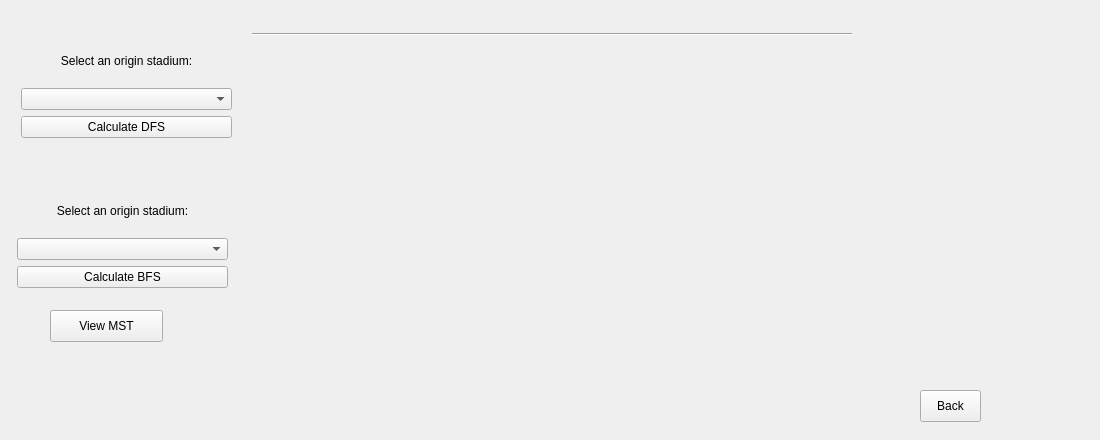
     <widget class="QWidget" name="GraphTraversals">
      <widget class="QPushButton" name="viewMSTButton">
       <property name="geometry">
        <rect>
         <x>50</x>
         <y>310</y>
         <width>113</width>
         <height>32</height>
        </rect>
       </property>
       <property name="text">
        <string>View MST</string>
       </property>
      </widget>
      <widget class="QWidget" name="layoutWidget_2">
       <property name="geometry">
        <rect>
         <x>17</x>
         <y>190</y>
         <width>211</width>
         <height>98</height>
        </rect>
       </property>
       <layout class="QVBoxLayout" name="verticalLayout_3">
        <item>
         <widget class="QLabel" name="label_3">
          <property name="styleSheet">
           <string notr="true">QLabel {
background: none
}</string>
          </property>
          <property name="text">
           <string>Select an origin stadium:</string>
          </property>
          <property name="alignment">
           <set>Qt::AlignCenter</set>
          </property>
         </widget>
        </item>
        <item>
         <widget class="QComboBox" name="BFSOriginComboBox"/>
        </item>
        <item>
         <widget class="QPushButton" name="calculateBFSButton">
          <property name="text">
           <string>Calculate BFS</string>
          </property>
         </widget>
        </item>
       </layout>
      </widget>
      <widget class="QWidget" name="layoutWidget">
       <property name="geometry">
        <rect>
         <x>21</x>
         <y>40</y>
         <width>211</width>
         <height>98</height>
        </rect>
       </property>
       <layout class="QVBoxLayout" name="verticalLayout_2">
        <item>
         <widget class="QLabel" name="label_2">
          <property name="styleSheet">
           <string notr="true">QLabel {
background: none
}</string>
          </property>
          <property name="text">
           <string>Select an origin stadium:</string>
          </property>
          <property name="alignment">
           <set>Qt::AlignCenter</set>
          </property>
         </widget>
        </item>
        <item>
         <widget class="QComboBox" name="DFSOriginComboBox"/>
        </item>
        <item>
         <widget class="QPushButton" name="calcDFSFromTargetButon">
          <property name="text">
           <string>Calculate DFS</string>
          </property>
         </widget>
        </item>
       </layout>
      </widget>
      <widget class="QLabel" name="resultsLabel">
       <property name="geometry">
        <rect>
         <x>260</x>
         <y>40</y>
         <width>831</width>
         <height>391</height>
        </rect>
       </property>
       <property name="styleSheet">
        <string notr="true">QLabel {
background: none;
}</string>
       </property>
       <property name="text">
        <string/>
       </property>
       <property name="alignment">
        <set>Qt::AlignLeading|Qt::AlignLeft|Qt::AlignTop</set>
       </property>
      </widget>
      <widget class="QLabel" name="traversalTypeHeader">
       <property name="geometry">
        <rect>
         <x>254</x>
         <y>-14</y>
         <width>651</width>
         <height>51</height>
        </rect>
       </property>
       <property name="styleSheet">
        <string notr="true">QLabel {
background: none;
font: 20px;
color: purple;
}</string>
       </property>
       <property name="text">
        <string/>
       </property>
      </widget>
      <widget class="QPushButton" name="backButton">
       <property name="geometry">
        <rect>
         <x>920</x>
         <y>390</y>
         <width>61</width>
         <height>32</height>
        </rect>
       </property>
       <property name="text">
        <string>Back</string>
       </property>
      </widget>
      <widget class="Line" name="spacerLine">
       <property name="geometry">
        <rect>
         <x>252</x>
         <y>33</y>
         <width>600</width>
         <height>3</height>
        </rect>
       </property>
       <property name="orientation">
        <enum>Qt::Horizontal</enum>
       </property>
      </widget>
     </widget>
